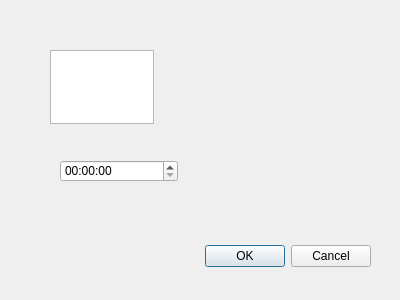
<?xml version="1.0" encoding="UTF-8"?>
<ui version="4.0">
 <class>Dialog</class>
 <widget class="QDialog" name="Dialog">
  <property name="geometry">
   <rect>
    <x>0</x>
    <y>0</y>
    <width>400</width>
    <height>300</height>
   </rect>
  </property>
  <property name="windowTitle">
   <string>Dialog</string>
  </property>
  <widget class="QDialogButtonBox" name="buttonBox">
   <property name="geometry">
    <rect>
     <x>30</x>
     <y>240</y>
     <width>341</width>
     <height>32</height>
    </rect>
   </property>
   <property name="orientation">
    <enum>Qt::Orientation::Horizontal</enum>
   </property>
   <property name="standardButtons">
    <set>QDialogButtonBox::StandardButton::Cancel|QDialogButtonBox::StandardButton::Ok</set>
   </property>
  </widget>
  <widget class="QTextEdit" name="textEdit">
   <property name="geometry">
    <rect>
     <x>50</x>
     <y>50</y>
     <width>104</width>
     <height>74</height>
    </rect>
   </property>
  </widget>
  <widget class="QTimeEdit" name="timeEdit">
   <property name="geometry">
    <rect>
     <x>60</x>
     <y>160</y>
     <width>118</width>
     <height>22</height>
    </rect>
   </property>
  </widget>
 </widget>
 <resources/>
 <connections>
  <connection>
   <sender>buttonBox</sender>
   <signal>accepted()</signal>
   <receiver>Dialog</receiver>
   <slot>accept()</slot>
   <hints>
    <hint type="sourcelabel">
     <x>248</x>
     <y>254</y>
    </hint>
    <hint type="destinationlabel">
     <x>157</x>
     <y>274</y>
    </hint>
   </hints>
  </connection>
  <connection>
   <sender>buttonBox</sender>
   <signal>rejected()</signal>
   <receiver>Dialog</receiver>
   <slot>reject()</slot>
   <hints>
    <hint type="sourcelabel">
     <x>316</x>
     <y>260</y>
    </hint>
    <hint type="destinationlabel">
     <x>286</x>
     <y>274</y>
    </hint>
   </hints>
  </connection>
 </connections>
</ui>
